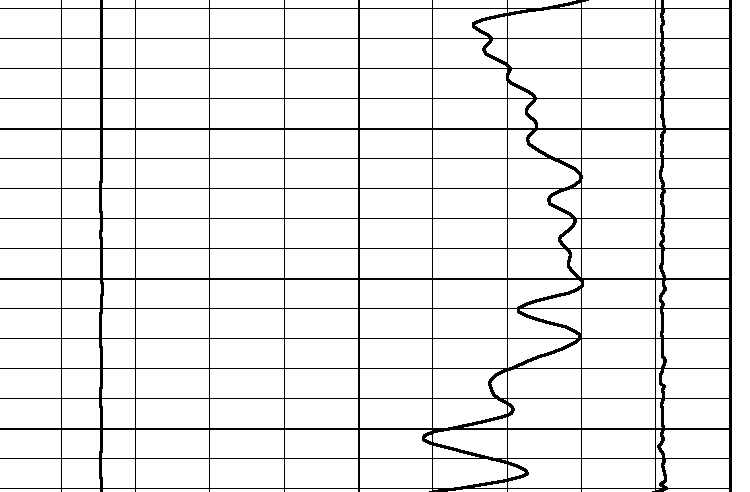
#> input picture chunks-1st-graph/chunk5.tif, 750 x 492 px, found by its file name
$ python Skeletonizing.py
#> lines starting #> are read from the running program, lines starting #| are printed output that depends on the picture; after the words box and inside, x2 and y2 are one past the last pixel; in counts of white or black regions, pixels touching at a corner belong together
#> further down, image is the input picture: shape (492, 750, 3); 92.6% white; black in thin lines or dots
from doctest import testfile
import math
from pathlib import Path
import imageio.v3 as iio
import cv2
#from numpy.ma.timer_comparison import cur
import skimage
from skimage import morphology
import numpy as np
import matplotlib.pyplot as plt
from scipy import ndimage
from skimage.morphology import disk, opening, skeletonize
from skimage.transform import probabilistic_hough_line
import cv2

#

testFile = "C:/Users/willi/OneDrive/Skrivebord/Bachelor/Github/Digitizing-overlapping-curves/testfolder/chunks/Chunk5.tif"
#testFile = "C:/Users/willi/OneDrive/Skrivebord/Bachelor/Github/Digitizing-overlapping-curves/testfolder/scantest.png"
#testFile = "C:/Users/willi/OneDrive/Skrivebord/Bachelor/Github/Digitizing-overlapping-curves/testfolder/stampremoved2.tif"

def extractCurvesoriginal(image):
    array = []
    overlays = []

    I_grayg = skimage.color.rgb2gray(image)
#> I_grayg: shape (492, 750) float64; values 0 (black) and 1 (white), 92.6% white; black in thin lines or dots
    plt.figure(figsize=(10,6))
    plt.imshow(I_grayg, cmap='gray')
    plt.show()
    #I_grayg = cv2.imread(temp, cv2.IMREAD_GRAYSCALE)
    # Grayscale
    #print(f'i.shape: \n {i.shape[2]}')
    #print(f'i gray.shape: \n {I_gray.shape}')
    I_grayg = ndimage.gaussian_filter(I_grayg, sigma=1.0)
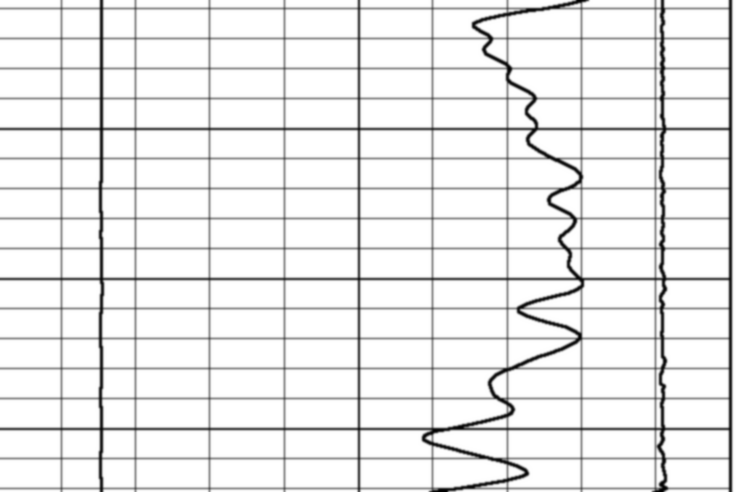
#> I_grayg: shape (492, 750) float64; min 0.000134, max 1, mean 0.926
    plt.figure(figsize=(10,6))
    plt.imshow(I_grayg, cmap='gray')
    plt.show()
    h, w = I_grayg.shape
#> h = 492; w = 750
    # Attempt with OTSU's method
    threshold = skimage.filters.threshold_otsu(I_grayg)
#> threshold = 0.795
    mask = (I_grayg > threshold)
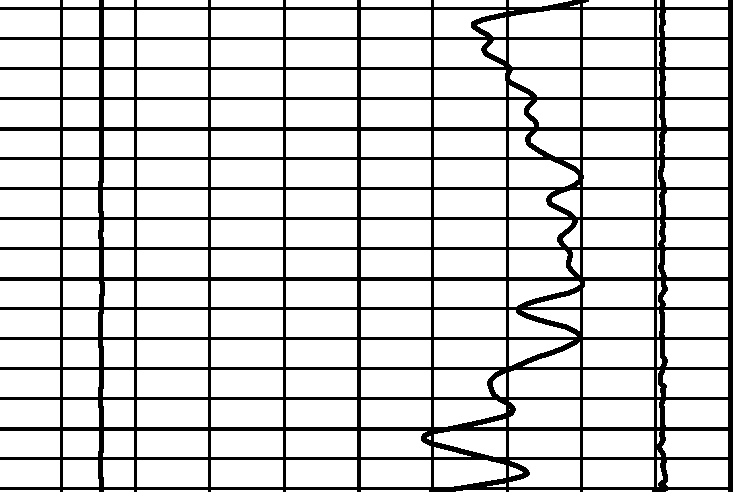
#> mask: shape (492, 750) bool; 82.8% white; 1 black region, box (x1, y1, x2, y2) and area: (0, 0, 733, 492) 63508
    min_pixels = 200
    row_mask = np.sum(mask, axis=1) < min_pixels
    col_mask = np.sum(mask, axis=0) < min_pixels
    #print(f'row mask: \n {row_mask}')
    # Add a new axis and add the maskings to that as well with np.repeat
    mask_combined = np.repeat((row_mask[:, np.newaxis] | col_mask[np.newaxis, :])[:, :, np.newaxis], image.shape[2], axis=2)
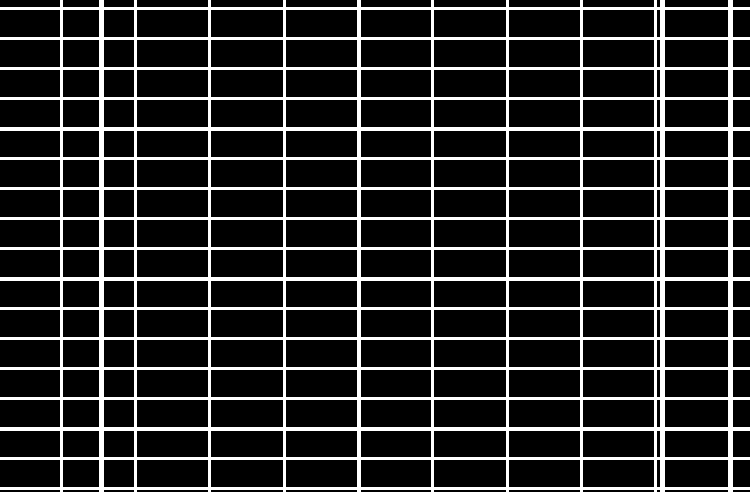
#> mask_combined: shape (492, 750, 3) bool; 16.1% white; 1 white region, box (x1, y1, x2, y2) and area: (0, 0, 750, 492) 59334
    #print(f'mask combined: \n {mask_combined}')
    K = np.maximum(image, np.max(image) * mask_combined)
#> K: shape (492, 750, 3); 99.1% white; 51 black regions (26 under 20 px), largest, box (x1, y1, x2, y2) and area: (512, 340, 580, 367) 243, (517, 310, 580, 337) 237, (518, 286, 580, 307) 216
    plt.figure(figsize=(10,6))
    plt.imshow(K, cmap='gray')
    plt.show()
    se = disk(10)
    plt.figure(figsize=(10,6))
    plt.imshow(se, cmap='gray')
    plt.show()
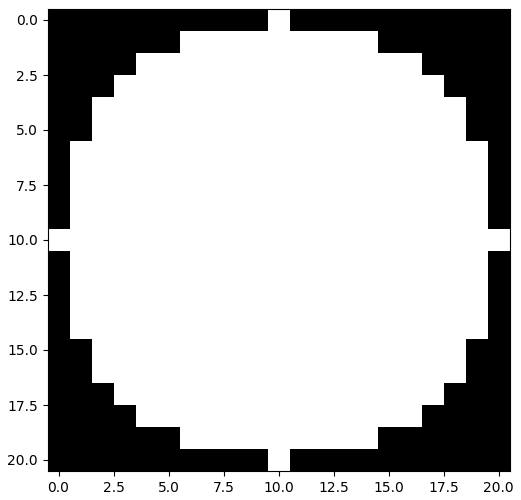
#> figure drawn by matplotlib, 1 panel
    J = opening(K.mean(axis=2), se)
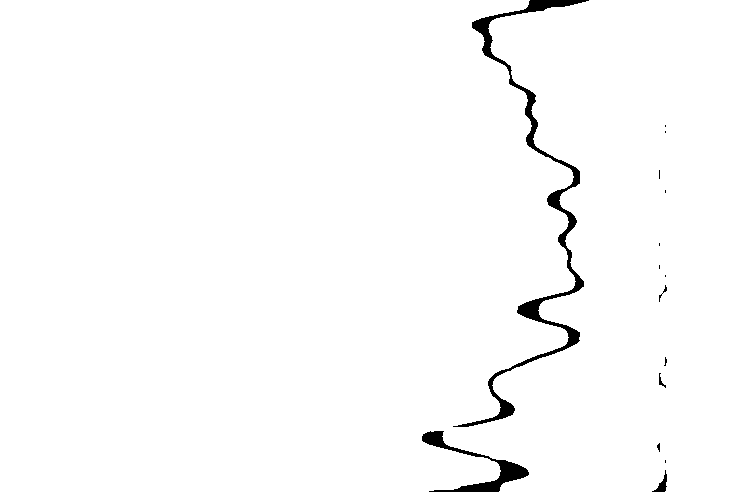
#> J: shape (492, 750) float64; 98.5% white; 15 black regions (10 under 20 px), largest, box (x1, y1, x2, y2) and area: (453, 0, 589, 427) 4105, (422, 431, 529, 492) 1356, (652, 470, 667, 492) 118, (659, 373, 666, 388) 35, (659, 285, 667, 302) 29
    S = skeletonize(J<128)
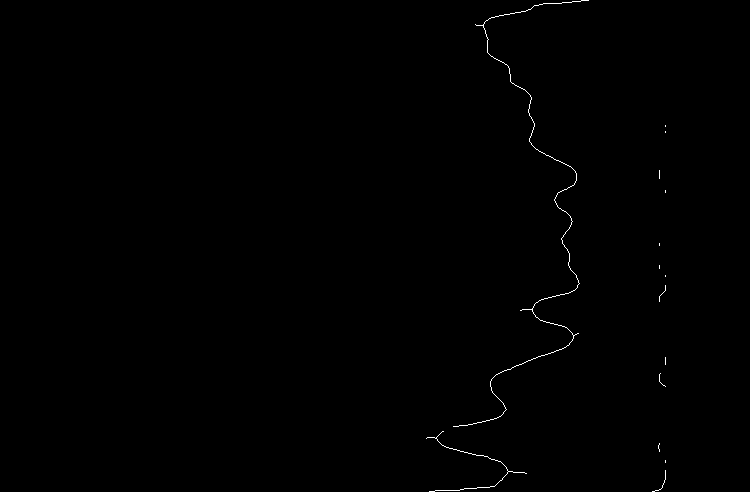
#> S: shape (492, 750) bool; 0.27% white in thin lines or dots, all inside (x1, y1, x2, y2) = (426, 0, 666, 492)
    #plt.figure(figsize=(10,10))
    #plt.subplot(2, 2, 4)
    overlay = np.zeros(image.shape[:2] + (3,), dtype=np.uint8) + 255
    overlay[S] = [255, 0, 0]
    #plt.imshow(overlay)
    #plt.imshow(i, cmap="gray", alpha=0.2)
    #plt.axis("image")
    overlays.append(overlay)
    if array == []:
        array = overlay
    else:
        array = np.concatenate((array,overlay),axis=0)

    plt.imshow(overlay, cmap='gray')
    #plt.imshow(i, cmap="gray", alpha=0.2)
    plt.show()
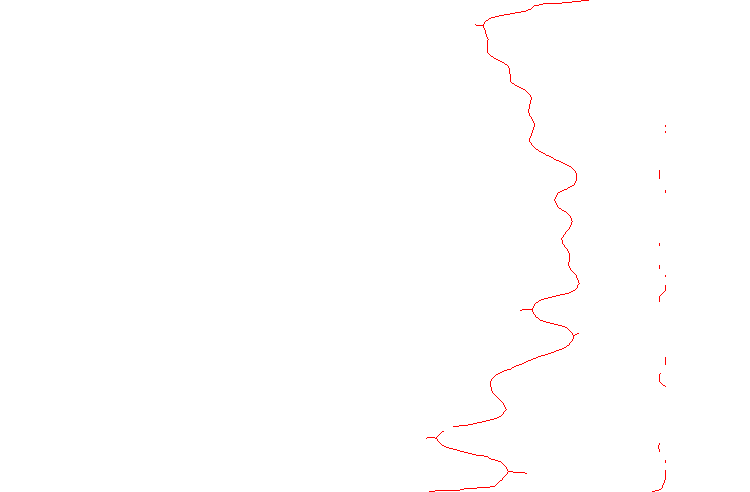
#> shown: shape (492, 750, 3); mean R, G, B 255, 254.3, 254.3

# [44 lines left out: function extractCurves, not called in this run]


#ima = iio.imread(testFile)
x = 90
y = 4575
""" image = np.rot90(ima, k = 3)
iio.imwrite("Skeletonizing/Acombinedchunkrot90.tif", image) """
image = iio.imread(testFile)#[y:y+2000, x: x+750:]
curves = extractCurvesoriginal(image)

$ run again, with chunks-1st-graph/chunk0.tif copied over chunks-1st-graph/chunk5.tif
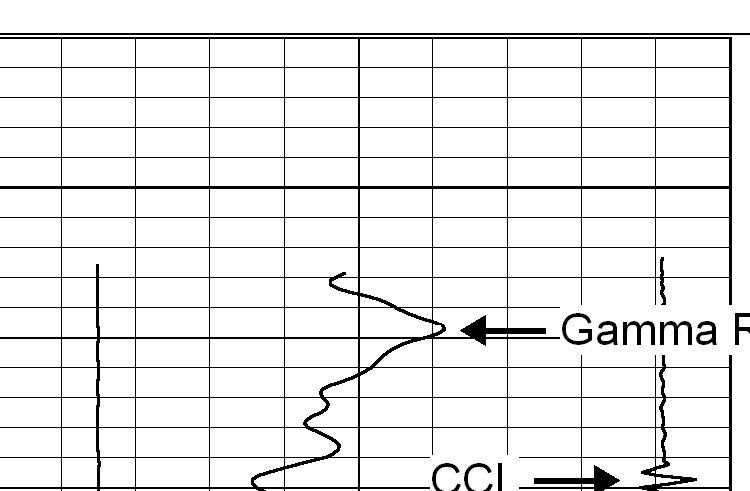
#> input picture chunks-1st-graph/chunk0.tif, 750 x 491 px, found by its file name
#> image is the input picture: shape (491, 750, 3); min 0, max 255, mean 235.3
#> threshold = 0.725
#> in extractCurvesoriginal, `mask = (I_grayg > threshold)`:
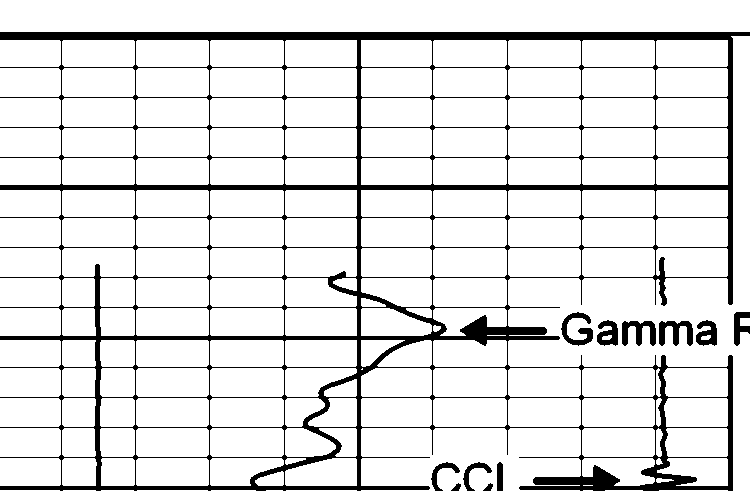
#> mask: shape (491, 750) bool; 89% white; 12 black regions, largest, box (x1, y1, x2, y2) and area: (0, 32, 750, 491) 37392, (622, 321, 656, 346) 487, (659, 321, 693, 346) 487
#> mask_combined: shape (491, 750, 3) bool; 8.8% white; 1 white region, box (x1, y1, x2, y2) and area: (0, 0, 750, 491) 32536
#> S: shape (491, 750) bool; 0.4% white in thin lines or dots, all inside (x1, y1, x2, y2) = (97, 257, 744, 491)
#> in extractCurvesoriginal, `plt.show()`:
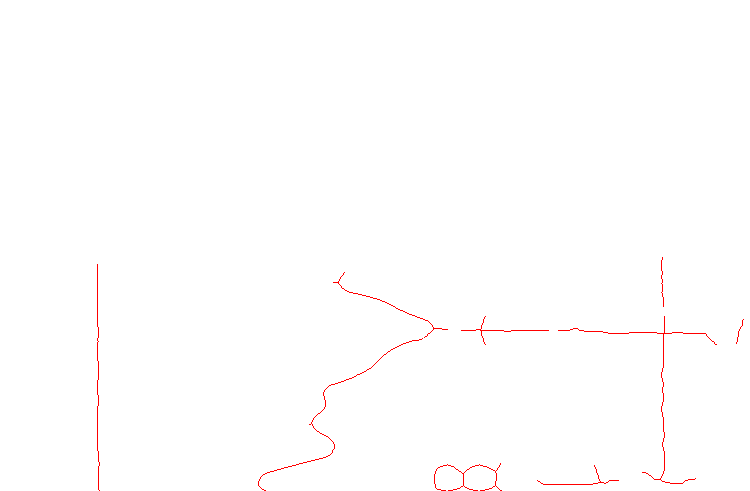
#> shown: shape (491, 750, 3); mean R, G, B 255, 254, 254

$ run again, with chunks-1st-graph/chunk1.tif copied over chunks-1st-graph/chunk5.tif
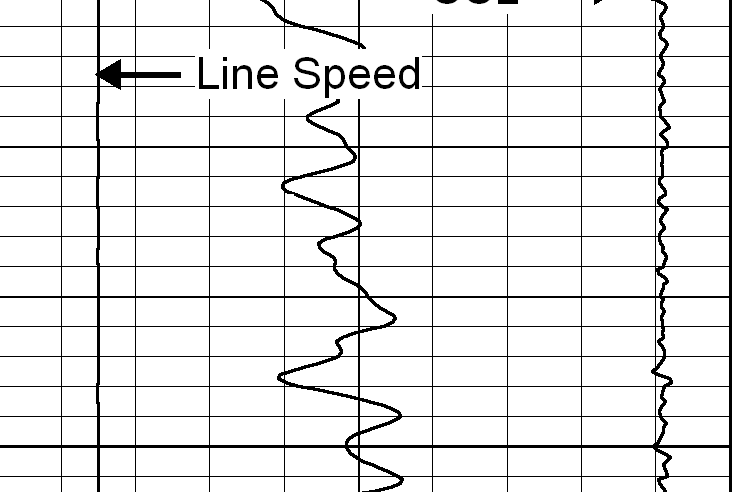
#> input picture chunks-1st-graph/chunk1.tif, 750 x 492 px, found by its file name
#> image is the input picture: shape (492, 750, 3); min 0, max 255, mean 234.3
#> in extractCurvesoriginal, `I_grayg = ndimage.gaussian_filter(I_grayg, sigma=1.0)`:
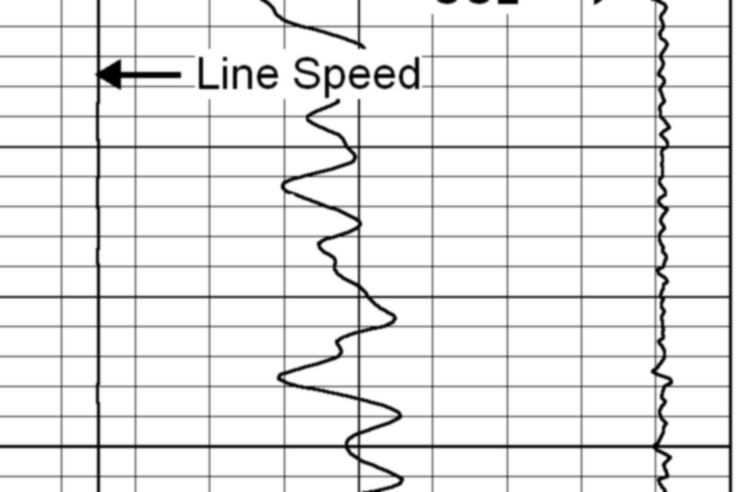
#> I_grayg: shape (492, 750) float64; min 0, max 1, mean 0.919
#> threshold = 0.682
#> mask: shape (492, 750) bool; 91.1% white; 15 black regions (1 under 20 px), largest, box (x1, y1, x2, y2) and area: (0, 0, 732, 492) 30177, (294, 57, 320, 89) 392, (325, 65, 345, 98) 333
#> mask_combined: shape (492, 750, 3) bool; 6.6% white in thin lines or dots
#> S: shape (492, 750) bool; 0.6% white in thin lines or dots
#> in extractCurvesoriginal, `plt.show()`:
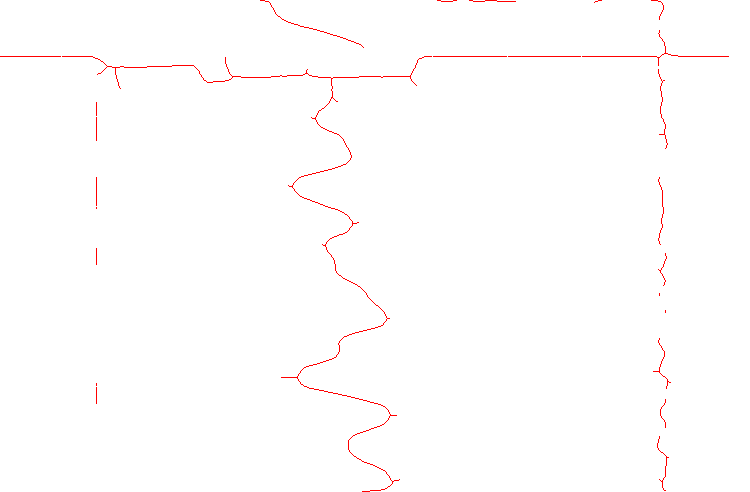
#> shown: shape (492, 750, 3); mean R, G, B 255, 253.5, 253.5
